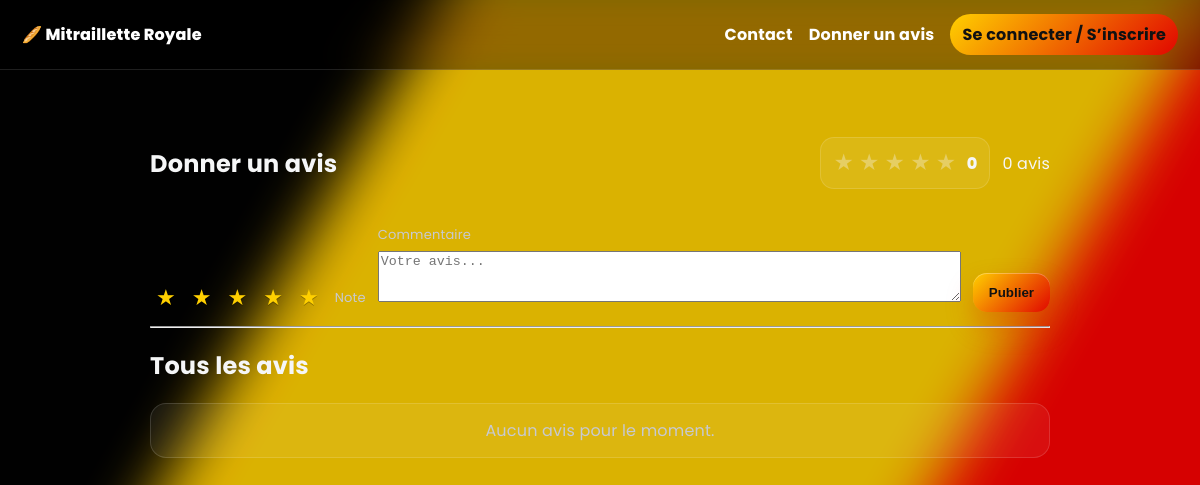
Before: /avis with the older database file.
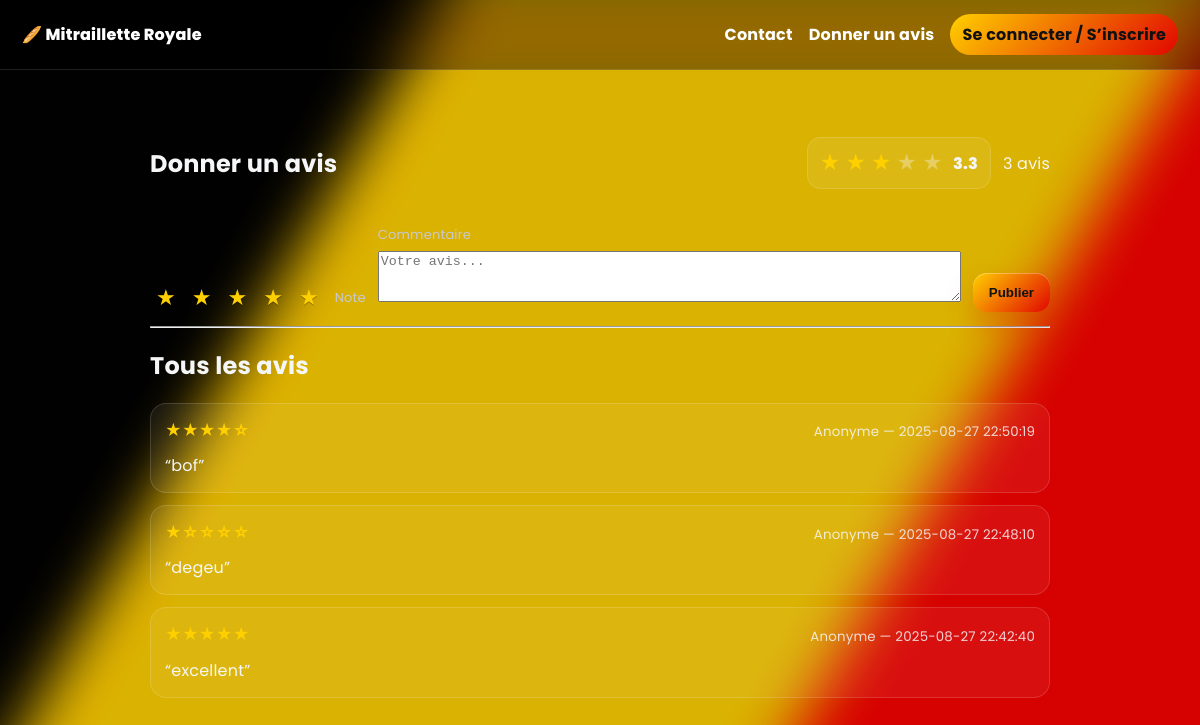
After: the same page with the newer database file.
### tables this page shows
CREATE TABLE reviews(
      id INTEGER PRIMARY KEY AUTOINCREMENT,
      author_email TEXT,
      rating INTEGER CHECK(rating BETWEEN 1 AND 5) NOT NULL,
      comment TEXT NOT NULL,
      created_at TIMESTAMP DEFAULT CURRENT_TIMESTAMP
    );

### app.py (the view, shortened to what this page needs)
@app.route("/avis", methods=["GET","POST"])
def avis():
    conn = get_db()
    rows = conn.execute(
        "SELECT author_email, rating, comment, created_at FROM reviews ORDER BY created_at DESC"
    ).fetchall()
    stats = conn.execute(
        "SELECT COUNT(*) AS n, ROUND(AVG(rating),1) AS avg FROM reviews"
    ).fetchone()
    conn.close()
    return render_template("avis.html", reviews=rows, stats=stats)

### app.py (called while the page is built)
def get_db():
    conn = sqlite3.connect(DB_PATH)
    conn.row_factory = sqlite3.Row
    return conn

### templates/avis.html (shortened to what this page needs)
{% extends "base.html" %}
{% block content %}
<section class="reviews-page">
  <header class="reviews-head">
    <h1>Donner un avis</h1>
    <div class="reviews-stats">
      {% set n = stats['n'] or 0 %}
      {% set avg = stats['avg'] or 0 %}
      <div class="score">
        <div class="score-stars">
          {% for i in range(1,6) %}
            <span class="star {{ 'filled' if i <= avg|round(0, 'floor') else '' }}">★</span>
          {% endfor %}
        </div>
        <div class="score-num">{{ avg }}</div>
      </div>
      <div class="score-meta">{{ n }} avis</div>
    </div>
  </header>
  <form class="form form-review" method="post">
    <div class="rating">
      <div class="rating-stars" aria-label="Choisir une note">
        {% for i in range(1,6) %}
          <button type="button" class="rstar" data-v="{{ i }}">★</button>
        {% endfor %}
      </div>
      <span class="rating-label">Note</span>
    </div>
    <label class="field grow">
      <span>Commentaire</span>
      <textarea name="comment" rows="3" placeholder="Votre avis..." required></textarea>
    </label>
    <button class="btn btn--primary" type="submit">Publier</button>
  </form>
  <hr class="sep"/>
  <section>
    <h2>Tous les avis</h2>
    <ul class="review-list">
      {% for r in reviews %}
      <li class="review">
        <div class="review-top">
          <div class="stars">
            {{ '★' * r['rating'] }}{{ '☆' * (5 - r['rating']) }}
          </div>
          <small class="review-meta">
            {{ r["author_email"] or "Anonyme" }} — {{ r["created_at"] }}
          </small>
        </div>
        <p class="review-text">“{{ r['comment'] }}”</p>
      </li>
      {% else %}
      <li class="review empty">Aucun avis pour le moment.</li>
      {% endfor %}
    </ul>
  </section>
</section>
{% endblock %}

### templates/base.html (shortened to what this page needs)
<!doctype html>
<html lang="fr">
<head>
  <link rel="stylesheet" href="{{ url_for('static', filename='site.css') }}">
</head>
<body>
  <header class="nav">
    <a class="brand" href="{{ url_for('home') }}">🥖 Mitraillette Royale</a>
    <nav class="links">
      <a href="{{ url_for('contact') }}">Contact</a>
      <a href="{{ url_for('avis') }}">Donner un avis</a>
      {% if session.get('email') %}
        <span class="hello">Bonjour {{ session.get('email') }}</span>
        <a class="btn" href="{{ url_for('logout') }}">Se déconnecter</a>
      {% else %}
        <a class="btn" href="{{ url_for('auth') }}">Se connecter / S’inscrire</a>
      {% endif %}
    </nav>
  </header>
  <main class="container">
    {% block content %}{% endblock %}
  </main>
</body>
</html>

### static/site.css (style rules this page uses)
:root { --bg:#0a0a0a; --surface:rgba(255,255,255,.06); --stroke:rgba(255,255,255,.14); --text:#f5f6f7; --muted:#c7c9d1; --primary:#ffd000; --danger:#e10600; }
html,body { height:100% }
body { margin:0; color:var(--text); background:var(--bg); font-family: "Poppins", system-ui, -apple-system, Segoe UI, Roboto, Arial, sans-serif; letter-spacing:.2px; position:relative; overflow-x:hidden; }
body::before { content:""; position:fixed; inset:-20%; z-index:-2; pointer-events:none; opacity:.85; background: linear-gradient(120deg, #000 0%, #000 33.33%, transparent 33.33%), linear-gradient(120deg, transparent 33.33%, #ffd000 33.33%, #ffd000 66.66%, transparent 66.66%), linear-gradient(120deg, transparent 66.66%, #e10600 66.66%, #e10600 100%); filter: blur(30px) saturate(115%); animation: float 26s ease-in-out infinite alternate; }
.nav { display:flex; justify-content:space-between; align-items:center; gap:16px; padding:14px 22px; position:sticky; top:0; z-index:30; backdrop-filter:saturate(180%) blur(14px); background:rgba(0,0,0,.42); border-bottom:1px solid rgba(255,255,255,.12) }
.brand { font-weight:800; color:#fff; text-decoration:none }
.links { display:flex; align-items:center; gap:16px }
.links a { color:#fff; text-decoration:none; font-weight:700 }
.links .btn { padding:8px 12px; border-radius:999px; background:linear-gradient(135deg, var(--primary), var(--danger)); color:#111 }
.container { max-width:1100px; margin:0 auto; padding:30px 18px }
.btn { display:inline-block; font-weight:800; text-decoration:none; cursor:pointer; border:0 }
.btn--primary { padding:12px 16px; border-radius:14px; color:#111; background:linear-gradient(135deg, var(--primary), var(--danger)); box-shadow:0 14px 28px rgba(225,6,0,.25), inset 0 1px 0 rgba(255,255,255,.3); }
.review-list { list-style:none; padding:0; margin:0; display:grid; gap:12px }
.review { padding:14px; border-radius:16px; background:var(--surface); border:1px solid var(--stroke) }
.stars { color:var(--primary); margin-bottom:4px }
.field { display:grid; gap:6px; margin:10px 0 }
.field span { font-size:13px; color:var(--muted) }
.btn { appearance:none; border:0; outline:0; font-weight:800; text-decoration:none; text-align:center }
.reviews-page { max-width:900px; margin:0 auto; padding:26px 18px }
.reviews-head { display:flex; align-items:center; justify-content:space-between; gap:18px; flex-wrap:wrap }
.reviews-stats { display:flex; align-items:center; gap:12px }
.score { display:flex; align-items:center; gap:10px; padding:10px 12px; border-radius:14px; background:rgba(255,255,255,.08); border:1px solid rgba(255,255,255,.14) }
.score-stars .star { font-size:20px; opacity:.35 }
.score-stars .star.filled { color:#ffd000; opacity:1 }
.score-num { font-weight:800 }
.form-review { display:flex; gap:12px; align-items:flex-end; margin:14px 0; flex-wrap:wrap }
.form-review .grow { flex:1 }
.rating { display:flex; align-items:center; gap:10px }
.rating-stars { display:flex; gap:4px }
.rstar { border:0; background:transparent; color:#ffd000; font-size:22px; cursor:pointer; filter:drop-shadow(0 1px 0 rgba(0,0,0,.3)); opacity:.5; transition:.15s }
.rstar.on { opacity:1 }
.rating-label { color:var(--muted); font-size:13px }
.review-top { display:flex; justify-content:space-between; gap:10px; align-items:center }
.review .stars { color:#ffd000; font-weight:800 }
.review-text { margin:.4rem 0 0 }
.review-meta { opacity:.85 }

Changed rows visible on the page:
added reviews: rating "★★★★", rating "☆", r "Anonyme", created_at "2025-08-27 22:50:19", comment "bof"
added reviews: rating "★", rating "☆☆☆☆", r "Anonyme", created_at "2025-08-27 22:48:10", comment "degeu"
added reviews: rating "★★★★★", r "Anonyme", created_at "2025-08-27 22:42:40", comment "excellent"
Other visible differences:
{{ avg }}: "0" → "3.3"
{{ n }}: "0" → "3"
text no longer shown: "Aucun avis pour le moment."
